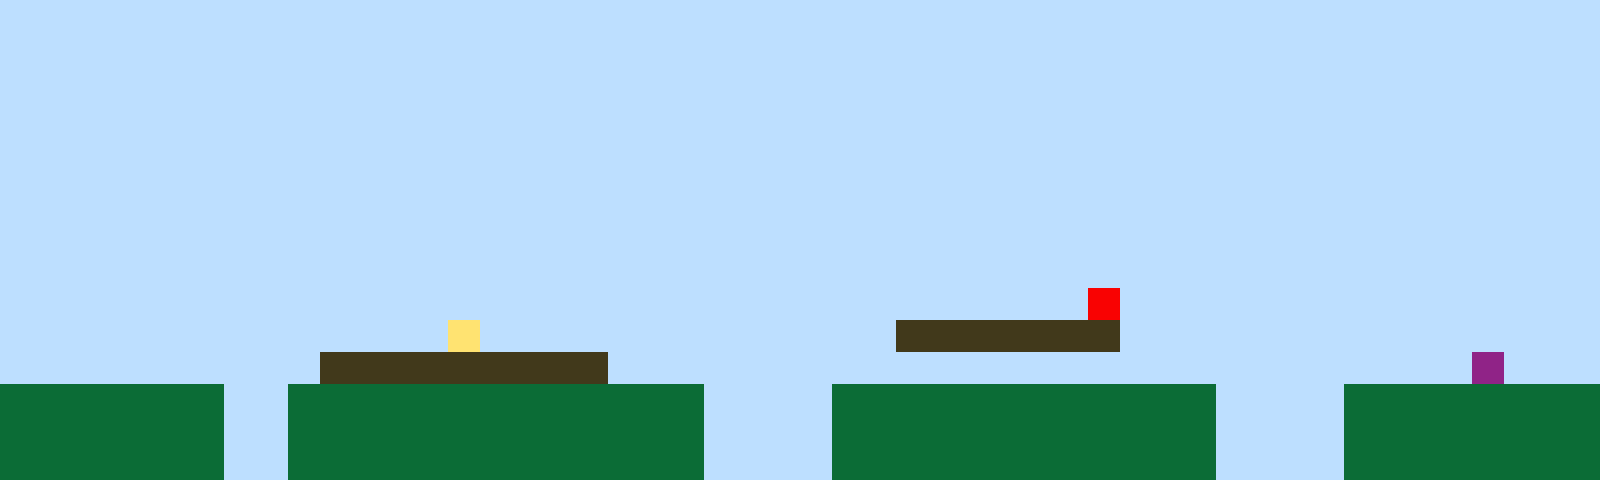

The image is a tile-based game level rendered from a .tmx file. Its description and complete source (layers, tilesets, objects, tile grids) follow:
An orthogonal 50x15 tile map with 32x32 px tiles, 1 tile layer (Tile Layer 1).

<map version="1.10" tiledversion="1.11.2" orientation="orthogonal" renderorder="right-up" width="50" height="15" tilewidth="32" tileheight="32" infinite="0" nextlayerid="2" nextobjectid="1"><editorsettings><export target="map1.csv" format="csv" /></editorsettings><tileset firstgid="1" name="sprites" tilewidth="32" tileheight="32" tilecount="6" columns="3"><image source="sprites.png" width="96" height="64" /></tileset><layer id="1" name="Tile Layer 1" width="50" height="15"><data encoding="csv">1,1,1,1,1,1,1,1,1,1,1,1,1,1,1,1,1,1,1,1,1,1,1,1,1,1,1,1,1,1,1,1,1,1,1,1,1,1,1,1,1,1,1,1,1,1,1,1,1,1,1,1,1,1,1,1,1,1,1,1,1,1,1,1,1,1,1,1,1,1,1,1,1,1,1,1,1,1,1,1,1,1,1,1,1,1,1,1,1,1,1,1,1,1,1,1,1,1,1,1,1,1,1,1,1,1,1,1,1,1,1,1,1,1,1,1,1,1,1,1,1,1,1,1,1,1,1,1,1,1,1,1,1,1,1,1,1,1,1,1,1,1,1,1,1,1,1,1,1,1,1,1,1,1,1,1,1,1,1,1,1,1,1,1,1,1,1,1,1,1,1,1,1,1,1,1,1,1,1,1,1,1,1,1,1,1,1,1,1,1,1,1,1,1,1,1,1,1,1,1,1,1,1,1,1,1,1,1,1,1,1,1,1,1,1,1,1,1,1,1,1,1,1,1,1,1,1,1,1,1,1,1,1,1,1,1,1,1,1,1,1,1,1,1,1,1,1,1,1,1,1,1,1,1,1,1,1,1,1,1,1,1,1,1,1,1,1,1,1,1,1,1,1,1,1,1,1,1,1,1,1,1,1,1,1,1,1,1,1,1,1,1,1,1,1,1,1,1,1,1,1,1,1,1,1,1,1,1,1,1,1,1,1,1,1,1,1,1,1,1,1,1,1,1,1,1,1,1,1,1,1,1,1,1,1,1,1,1,1,1,1,1,1,1,1,1,1,1,1,1,1,1,1,1,1,1,1,1,1,1,1,1,1,1,1,1,1,1,1,1,1,1,1,1,1,1,1,1,1,1,1,1,1,1,1,1,1,1,1,1,1,1,1,1,1,1,1,1,1,1,1,1,1,1,1,1,1,1,1,1,1,1,1,1,1,1,1,1,1,1,1,1,1,1,1,1,1,1,1,1,1,1,1,1,1,1,1,1,1,1,1,1,1,1,1,1,1,1,1,1,1,1,1,1,1,1,1,1,1,1,1,1,1,1,1,1,1,1,1,1,1,1,1,1,1,1,1,1,1,1,1,1,1,1,5,1,1,1,1,1,1,1,1,1,1,1,1,1,1,1,1,1,1,1,1,1,1,1,1,1,1,1,1,1,4,1,1,1,1,1,1,1,1,1,1,1,1,1,3,3,3,3,3,3,3,1,1,1,1,1,1,1,1,1,1,1,1,1,1,1,1,1,1,1,1,1,1,1,1,1,3,3,3,3,3,3,3,3,3,1,1,1,1,1,1,1,1,1,1,1,1,1,1,1,1,1,1,1,1,1,1,1,1,1,1,1,6,1,1,1,2,2,2,2,2,2,2,1,1,2,2,2,2,2,2,2,2,2,2,2,2,2,1,1,1,1,2,2,2,2,2,2,2,2,2,2,2,2,1,1,1,1,2,2,2,2,2,2,2,2,2,2,2,2,2,2,2,1,1,2,2,2,2,2,2,2,2,2,2,2,2,2,1,1,1,1,2,2,2,2,2,2,2,2,2,2,2,2,1,1,1,1,2,2,2,2,2,2,2,2,2,2,2,2,2,2,2,1,1,2,2,2,2,2,2,2,2,2,2,2,2,2,1,1,1,1,2,2,2,2,2,2,2,2,2,2,2,2,1,1,1,1,2,2,2,2,2,2,2,2</data></layer></map>
